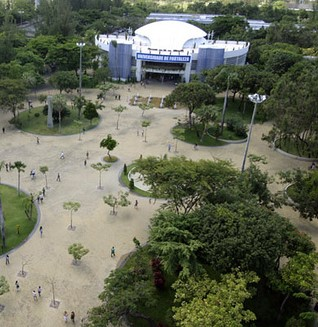
#> input picture UNIFOR_DIR.jpg, 318 x 327 px
$ python Panorama.py
#> lines starting #> are read from the running program, lines starting #| are printed output that depends on the picture; after the words box and inside, x2 and y2 are one past the last pixel; in counts of white or black regions, pixels touching at a corner belong together
import cv2
import numpy as np

#img_ = cv2.imread('original_image_left.jpg')
img_ = cv2.imread('UNIFOR_DIR.jpg')
#> img_ is the input picture: shape (327, 318, 3); mean B, G, R 86.5, 104.7, 100.4
# [4 lines of commented-out code are left out]
img1 = cv2.cvtColor(img_ ,cv2.COLOR_BGR2GRAY)
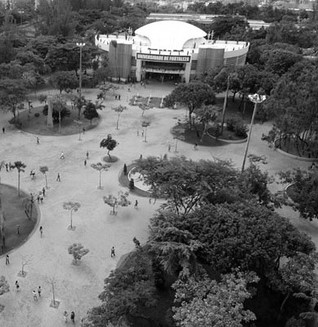
#> img1: shape (327, 318); min 0, max 255, mean 101.3

img = cv2.imread('UNIFOR_ESQ.jpg')
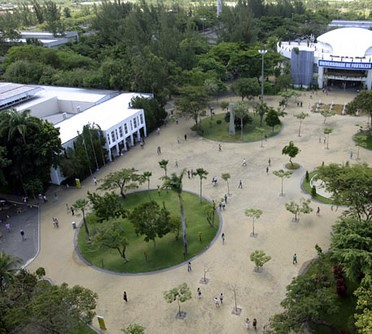
#> input picture UNIFOR_ESQ.jpg, 372 x 334 px
#> img is the input picture: shape (334, 372, 3); mean B, G, R 98.5, 114.1, 109.8
# [4 lines of commented-out code are left out]
img2 = cv2.cvtColor(img,cv2.COLOR_BGR2GRAY)
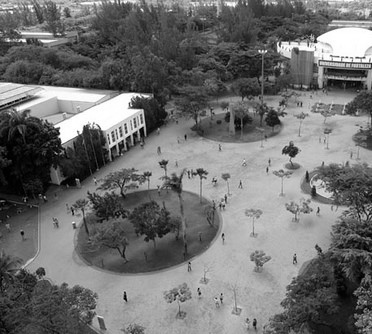
#> img2: shape (334, 372); min 0, max 255, mean 111


sift = cv2.xfeatures2d.SIFT_create()
# find key points
kp1, des1 = sift.detectAndCompute(img1,None)
#> kp1 = 1069 keypoints; strongest (x, y, size): (206, 37, 2.3), (264, 97, 2.9), (133, 34, 2.4), (169, 37, 32.3)
kp2, des2 = sift.detectAndCompute(img2,None)
#> kp2 = 1159 keypoints; strongest (x, y, size): (112, 113, 29.3), (24, 40, 2.5), (315, 41, 2.4), (68, 131, 14.9)

#cv2.imshow('Keypoints imagem 1',cv2.drawKeypoints(img_,kp1,None))
#cv2.imshow('Keypoints imagem 2',cv2.drawKeypoints(img,kp2,None))


match = cv2.BFMatcher()
matches = match.knnMatch(des1,des2,k=2)
#> matches = 1069 matches
good = []
for m,n in matches:
    if m.distance < 0.03*n.distance:
        good.append(m)
#> after the loop, good = 53 matches

draw_params = dict(matchColor=(0,255,0),
                       singlePointColor=None,
                       flags=2)

img3 = cv2.drawMatches(img_,kp1,img,kp2,good,None,**draw_params)
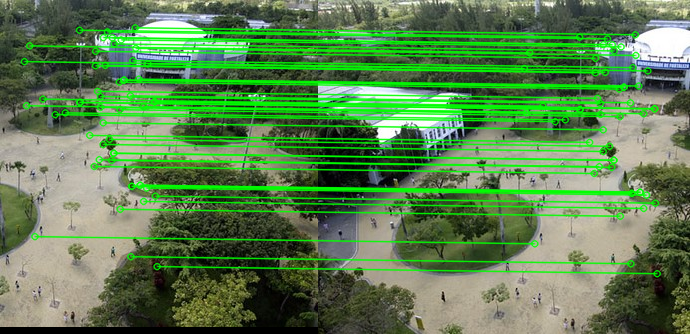
#> img3: shape (334, 690, 3); mean B, G, R 79.1, 129.4, 90.6
#cv2.imshow("Encontro de keypoints.jpg", img3)


#Linhas de código para fazer a sobreposição de imagens
MIN_MATCH_COUNT = 10
if len(good) > MIN_MATCH_COUNT:
    src_pts = np.float32([ kp1[m.queryIdx].pt for m in good ]).reshape(-1,1,2)
#> src_pts = 53 rows, first 8: [23.93, 61.11], [26.05, 105.2], [29.22, 45.4], [34.46, 236.1], [42.35, 98.6], [54.74, 114.1], [64.77, 112.4], [79.03, 29.67]
    dst_pts = np.float32([ kp2[m.trainIdx].pt for m in good ]).reshape(-1,1,2)
#> dst_pts = 53 rows, first 8: [205.9, 68.09], [208, 112.2], [211.2, 52.34], [216.3, 243.3], [224.4, 105.6], [236.8, 121.2], [246.8, 119.4], [261, 36.67]

    M, mask = cv2.findHomography(src_pts, dst_pts, cv2.RANSAC, 5.0)
#> M = [[1, -0.00147, 182], [0.000603, 1, 6.97], [6.97e-06, -4.91e-06, 1]]; mask = 53 values from 1 to 1

    h,w = img1.shape
#> h = 327; w = 318
    pts = np.float32([ [0,0],[0,h-1],[w-1,h-1],[w-1,0] ]).reshape(-1,1,2)
#> pts = [[0, 0], [0, 326], [317, 326], [317, 0]]
    dst = cv2.perspectiveTransform(pts, M)
#> dst = [[182, 6.97], [181.8, 333.4], [498.9, 332.9], [498.6, 7.14]]
    img2 = cv2.polylines(img2,[np.int32(dst)],True,255,3, cv2.LINE_AA)
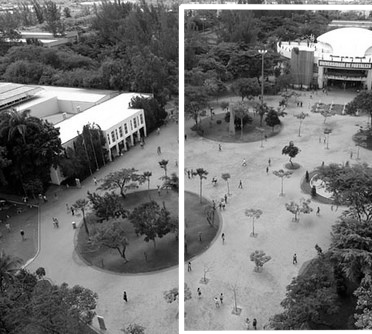
#> img2: shape (334, 372); 3.59% of pixels changed, all inside (x1, y1, x2, y2) = (178, 3, 372, 334)
    #cv2.imshow("Imagens sobrepostas.jpg", img2)
else:
   print("Not enought matches are found - %d/%d", (len(good)/MIN_MATCH_COUNT))

dst = cv2.warpPerspective(img_,M,(img.shape[1] + img_.shape[1], img.shape[0]))
dst[0:img.shape[0],0:img.shape[1]] = img
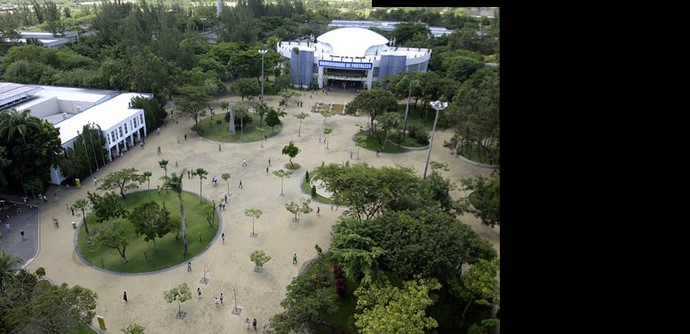
#> dst: shape (334, 690, 3); mean B, G, R 63, 74.9, 71.5
cv2.imshow("Imagem original após stitching.jpg", dst)


def trim(frame):
    #crop top
    if not np.sum(frame[0]):
        return trim(frame[1:])
    #crop top
    if not np.sum(frame[-1]):
        return trim(frame[:-2])
    #crop top
    if not np.sum(frame[:,0]):
        return trim(frame[:,1:])
    #crop top
    if not np.sum(frame[:,-1]):
        return trim(frame[:,:-2])
#> in trim (call 40), `return trim(frame[:,:-2])`:
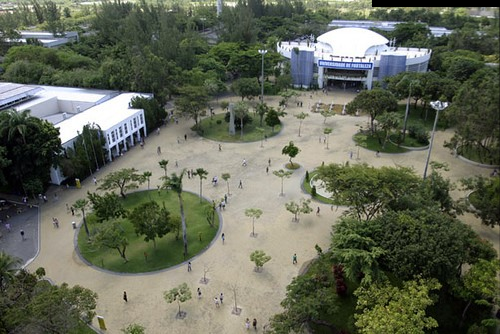
#> returned value: shape (334, 500, 3); mean of channels 0, 1, 2 87, 103.4, 98.6; drawn as B, G, R
    return frame

cv2.imshow("Imagem Final.jpg", trim(dst))
cv2.waitKey()
